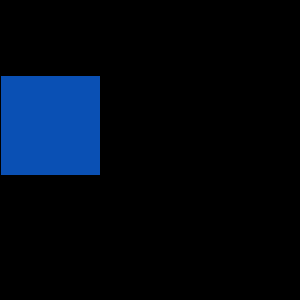
Frame 1 (no input)
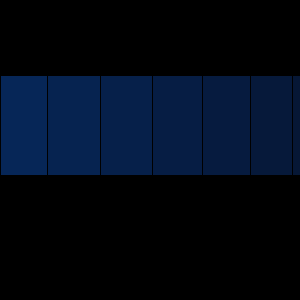
Frame 60 (the mouse pressed at the canvas centre just before this capture)
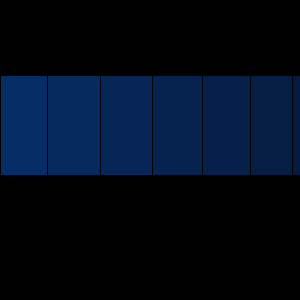
Frame 120 (the mouse held since frame 60 and released just before this capture)

The Processing sketch that drew these frames (run headless with seeded random() and noise(); from frame 60 on, the mouse is pressed at the canvas centre):

// Processing sketch: processing_55836
// ── processing_55836.pde

color sky = color(10, 80, 180);
int n_squares=10;

void setup(){
  size(300, 300);
  frameRate(30);
  smooth();
  background(0);  
}
int i=0; 
void draw(){
  fill(0,20);
  rect(0,0,width,height);
  if (i<width){
    fill(sky);
    rect(sin(radians(i))*width, 75, 100, 100);
    i +=n_squares;
  } 
  else{
    i=0;
  }
}
